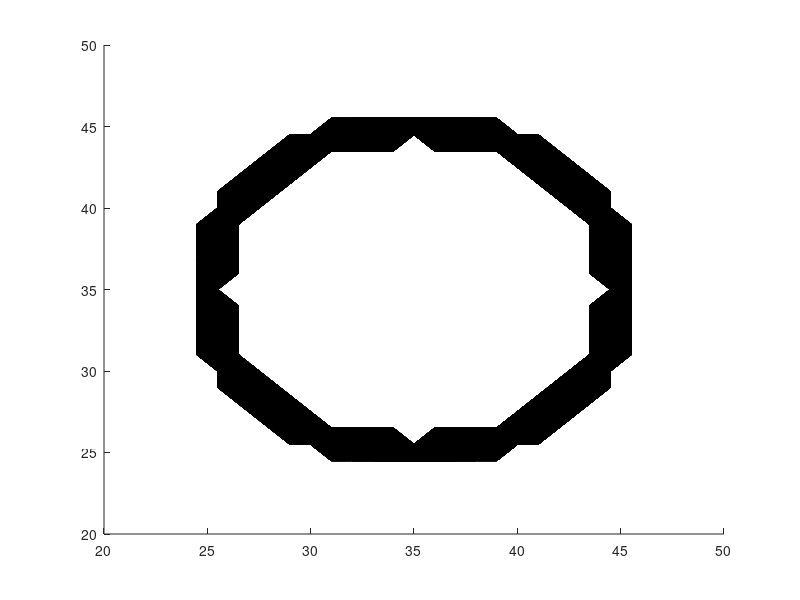

Write MATLAB code to recreate this figure. (Note: this script raises an error after producing the figure.)
% All in one test tube Slicer
% High end script that creates a test tube, skeletonises and
% then finds the radius.
clear all
close all

%% Create Test Tube
D=zeros(70,70,70);
k=1;
r=10+1*cos(k/6);
m=[35,35];
for k=1:70
    r=10+1*cos(k/6);
    for i=1:70
        for j=1:70
            if norm([i,j]-m)<=r
                D(i,j,k)=1;
            else
                D(i,j,k)=0;
            end
        end
    end
end

figure
x=linspace (1,size(D,1),size(D,1));
y=linspace (1,size(D,2),size(D,2));
z=linspace (1,size(D,3),size(D,3));

fv=isosurface(x,y,z,D,0.5);
p = patch(fv);
%isonormals(M,p)
p.FaceColor = 'red';
p.EdgeColor = 'none';
daspect([1,1,1])
view(3); axis ([0 100 0 100 0 100]);
camlight
lighting gouraud
%[x,y,z]=ind2sub(D)
%plot3(D(1),D(2),D(3))


%% Skeletonisation


%addpath('C:\Users\Anto\Documents\Oxford Uni\4th year\4YP\Matlab functions\Fast Marching')
%skel=skeleton(seg_stack3);

addpath('C:\Users\Anto\Documents\Oxford Uni\4th year\4YP\Matlab functions\Skeleton3D')
skel = Skeleton3D(D);

% Plotting
figure
col=[.7 .7 .8];
hiso = patch(isosurface(D,0),'FaceColor',col,'EdgeColor','none');
hiso2 = patch(isocaps(D,0),'FaceColor',col,'EdgeColor','none');
axis equal;%axis off;
lighting phong;
isonormals(D,hiso);
alpha(0.5);
set(gca,'DataAspectRatio',[1 1 1])
camlight;
hold on;

%for i=1:length(skel)
% L=skel{i};
%plot3(L(:,2),L(:,1),L(:,3),'-','Color',rand(1,3));
% end

w=size(skel,1);
l=size(skel,2);
h=size(skel,3);
[x,y,z]=ind2sub([w,l,h],find(skel(:)));
plot3(y,x,z,'.','Markersize',8,'MarkerFaceColor','b','Color','b');
set(gcf,'Color','White');
view(140,80)
drawnow

%% Cleaning and labelling the skeleton
% Now use Skel2Graph on the skeleton
addpath('C:\Users\Anto\Documents\Oxford Uni\4th year\4YP\Matlab functions\Skel2graph3D')

skel2=skel;

w = size(skel2,1);
l = size(skel2,2);
h = size(skel2,3);

% convert skeleton to graph structure
[A,node,link] = Skel2Graph3D(skel2,8);

% convert graph structure back to (cleaned) skeleton
skel3 = Graph2Skel3D(node,link,w,l,h);

% display result
figure;
hold on;
for i=1:length(node)
    x1 = node(i).comx;
    y1 = node(i).comy;
    z1 = node(i).comz;
    for j=1:length(node(i).links)    % draw all connections of each node
        if(node(i).conn(j)<1)
            col='b'; % branches are blue
        else
            col='r'; % links are red
        end;
        
        % draw edges as lines using voxel positions
        for k=1:length(link(node(i).links(j)).point)-1
            [x3,y3,z3]=ind2sub([w,l,h],link(node(i).links(j)).point(k));
            [x2,y2,z2]=ind2sub([w,l,h],link(node(i).links(j)).point(k+1));
            line([y3 y2],[x3 x2],[z3 z2],'Color',col,'LineWidth',3);
        end;
    end;
    
    % draw all nodes as yellow circles
    plot3(y1,x1,z1,'o','Markersize',9,...
        'MarkerFaceColor','y',...
        'Color','k');
end;
%axis image;axis off;
axis ([0 70 0 70 0 70])
set(gcf,'Color','white');
drawnow;
view(-17,46);

%Plot the cleaned skeleton
% Plotting
figure
col=[.7 .7 .8];
hiso = patch(isosurface(D,0),'FaceColor',col,'EdgeColor','none');
hiso2 = patch(isocaps(D,0),'FaceColor',col,'EdgeColor','none');
axis equal;axis off;
lighting phong;
isonormals(D,hiso);
alpha(0.5);
set(gca,'DataAspectRatio',[1 1 1])
camlight;
hold on;

%for i=1:length(skel3)
% L=skel3{i};
%plot3(L(:,2),L(:,1),L(:,3),'-','Color',rand(1,3));
% end

w=size(skel3,1);
l=size(skel3,2);
h=size(skel3,3);
[x,y,z]=ind2sub([w,l,h],find(skel3(:)));
plot3(y,x,z,'.','Markersize',8,'MarkerFaceColor','b','Color','b');
set(gcf,'Color','White');
view(140,80)
drawnow

%% Frangi filter for extracting the eigenvalues

addpath ('C:\Users\Anto\Documents\Oxford Uni\4th year\4YP\Matlab functions\Frangi2')

% Frangi Filter the stent volume
options.BlackWhite=false;
options.FrangiScaleRange=[10 20];
[Dfiltered,Scale,Vx,Vy,Vz]=FrangiFilter3D(D,options);

%   % Show maximum intensity plots of input and result
figure,
subplot(2,2,1), imshow(squeeze(max(D,[],2)),[])
subplot(2,2,2), imshow(squeeze(max(Dfiltered,[],2)),[])
subplot(2,2,3), imshow(D(:,:,50),[])
subplot(2,2,4), imshow(Dfiltered(:,:,50),[])

%% Radius measuring

addpath('C:\Users\Anto\Documents\Oxford Uni\4th year\4YP\Matlab functions\Extract Slice')
%Extract slice at nth centrepoint
c=[x,y,z];
Stored_radii_para=[];%set matrix for storing mean max min radii at each centrepoint
figure
for row=15:60 %for all centrepoints
    % Find direction vector (more than one method)
    %from centrepoints only
    %d=c(row,:)-c(row-1,:);
    %from frangi eigenvectors at centrepoints
    d=[Vx(c(row,:)),Vy(c(row,:)),Vz(c(row,:))];
    
    %Take slice
    [slice2D,sliceInd,subX,subY,subZ]=extractSlice(D,c(row,1),c(row,2),c(row,3),d(1),d(2),d(3),20);
    %Plot slices as we circulate through the centrepoints
    surf(subX,subY,subZ,slice2D,'FaceColor','texturemap','EdgeColor','none');
    axis([1 size(D,1) 1 size(D,2) 1 size(D,3)]);
    drawnow;
    
    % Could have a few lines here to relocated the centrepoint
    
    %Finding the radii on each slice at a time
    a=0;                        %set angle for rotation
    nber_radii=4; %choose the number of radii to be measured per centrepoint
    angle_incr=360/nber_radii;
    stored_radii=zeros(1,nber_radii); %set an empty matrix for storing measured radii
    c_2D=(size(slice2D)-[1 1])/2+[1 1];         %set coordinates of the centrepoint
    flag=0; %set a flag to be able to break out of a nested while loop
    for dummy=0:1:nber_radii    %rotate until we have rotated by 2pi
        if flag==1;
            break
        else
            var_radius=[1 0];       %unit vector aligned with the x-axis (positve)
            Rot_matrix= [cos(angle_incr*dummy) -sin(angle_incr*dummy);...
                sin(angle_incr*dummy) cos(angle_incr*dummy)];
            
            var_radius = var_radius * Rot_matrix ;
            var_radius_inc = var_radius * Rot_matrix;
            %Check value of pixel at end of projected ray
            pixel_coord=round(c_2D+var_radius);
            
            %Store the size of var_radius when edge is reached (this can be improved)
            while slice2D(pixel_coord(1), pixel_coord(2))>0
                if max(pixel_coord)==size(slice2D,1) || min(pixel_coord)==1
                    radius_error=sprintf('edge is out of bound for %d th centrepoint',row);
                    disp(radius_error)
                    flag=1;
                    var_radius=0; %set radius to zero to identify error
                    stored_radii(dummy+1)=norm(var_radius);
                    break
                else
                    var_radius= var_radius+var_radius_inc;
                    pixel_coord=round(c_2D+var_radius);
                end
            end
        
        end
        stored_radii(dummy+1)=norm(var_radius);
    end
    %Store the measure as stats in a row of the higher stroing matrix
    Stored_radii_para= cat(1,Stored_radii_para,...
        [mean(stored_radii), max(stored_radii),min(stored_radii)]);
    
end

dummyk=16:1:61;
plot(dummyk, Stored_radii_para(:,1),'r')    %plot mean
hold on
plot(dummyk, Stored_radii_para(:,2),'g')    %plot max
plot(dummyk, Stored_radii_para(:,3))        %plot min in blue
plot(dummyk,(10+cos(dummyk/6)),'k') %plot expected value in black


